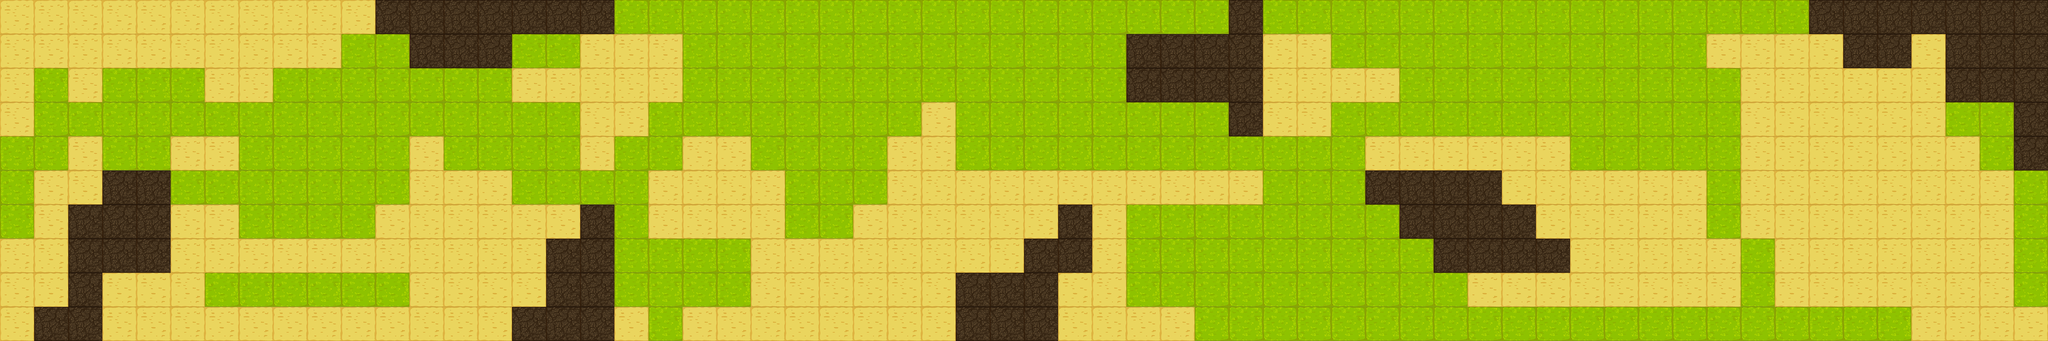

Below is a game level as drawn by its tile map, then a one-line description and the .tmx file that defines it, in full:
An orthogonal 60x10 tile map with 100x100 px tiles, 1 tile layer (mapa).

<map version="1.4" tiledversion="1.4.3" orientation="orthogonal" renderorder="right-down" width="60" height="10" tilewidth="100" tileheight="100" infinite="0" nextlayerid="3" nextobjectid="1">
 <editorsettings>
  <export target="m1_mapa.csv" format="csv" />
 </editorsettings>
 <tileset firstgid="1" source="tiledmap.tsx" />
 <layer id="1" name="mapa" width="60" height="10">
  <data encoding="csv">
2,2,2,2,2,2,2,2,2,2,2,5,5,5,5,5,5,5,1,1,1,1,1,1,1,1,1,1,1,1,1,1,1,1,1,1,5,1,1,1,1,1,1,1,1,1,1,1,1,1,1,1,1,5,5,5,5,5,5,5,
2,2,2,2,2,2,2,2,2,2,1,1,5,5,5,1,1,2,2,2,1,1,1,1,1,1,1,1,1,1,1,1,1,5,5,5,5,2,2,1,1,1,1,1,1,1,1,1,1,1,2,2,2,2,5,5,2,5,5,5,
2,1,2,1,1,1,2,2,1,1,1,1,1,1,1,2,2,2,2,2,1,1,1,1,1,1,1,1,1,1,1,1,1,5,5,5,5,2,2,2,2,1,1,1,1,1,1,1,1,1,1,2,2,2,2,2,2,5,5,5,
2,1,1,1,1,1,1,1,1,1,1,1,1,1,1,1,1,2,2,1,1,1,1,1,1,1,1,2,1,1,1,1,1,1,1,1,5,2,2,1,1,1,1,1,1,1,1,1,1,1,1,2,2,2,2,2,2,1,1,5,
1,1,2,1,1,2,2,1,1,1,1,1,2,1,1,1,1,2,1,1,2,2,1,1,1,1,2,2,1,1,1,1,1,1,1,1,1,1,1,1,2,2,2,2,2,2,1,1,1,1,1,2,2,2,2,2,2,2,1,5,
1,2,2,5,5,1,1,1,1,1,1,1,2,2,2,1,1,1,1,2,2,2,2,1,1,1,2,2,2,2,2,2,2,2,2,2,2,1,1,1,5,5,5,5,2,2,2,2,2,2,1,2,2,2,2,2,2,2,2,1,
1,2,5,5,5,2,2,1,1,1,1,2,2,2,2,2,2,5,1,2,2,2,2,1,1,2,2,2,2,2,2,5,2,1,1,1,1,1,1,1,1,5,5,5,5,2,2,2,2,2,1,2,2,2,2,2,2,2,2,1,
2,2,5,5,5,2,2,2,2,2,2,2,2,2,2,2,5,5,1,1,1,1,2,2,2,2,2,2,2,2,5,5,2,1,1,1,1,1,1,1,1,1,5,5,5,5,2,2,2,2,2,1,2,2,2,2,2,2,2,1,
2,2,5,2,2,2,1,1,1,1,1,1,2,2,2,2,5,5,1,1,1,1,2,2,2,2,2,2,5,5,5,2,2,1,1,1,1,1,1,1,1,1,1,2,2,2,2,2,2,2,2,1,2,2,2,2,2,2,2,1,
2,5,5,2,2,2,2,2,2,2,2,2,2,2,2,5,5,5,2,1,2,2,2,2,2,2,2,2,5,5,5,2,2,2,2,1,1,1,1,1,1,1,1,1,1,1,1,1,1,1,1,1,1,1,1,1,2,2,2,2
</data>
 </layer>
</map>